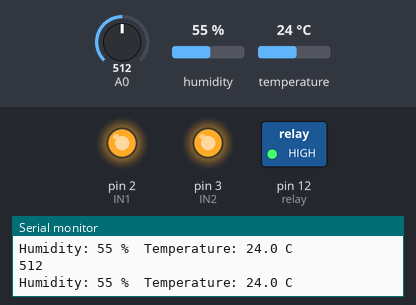
A sketch run on a simulated Arduino Uno, built with avr-gcc and run on an emulated ATmega328P. Shown: switched loads named in the sketch (green lamp = pin HIGH), output pins drawn as LEDs (lit = HIGH), the last lines printed to the serial monitor. The test bench sets the inputs (shaded band); at power-on: A0 = 512, temperature 24 °C, humidity 55 %.

Above: at 3.2 s.
3.3 s: A0 set to 690
5.2 s: A0 set to 714
At 6.5 s:
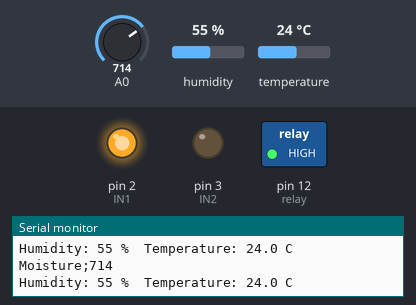
7.5 s: temperature set to 26.4 °C
9.2 s: temperature set to 27.7 °C
At 11.2 s:
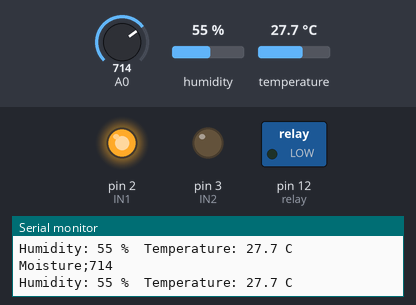
11.5 s: A0 set to 511
At 13.0 s:
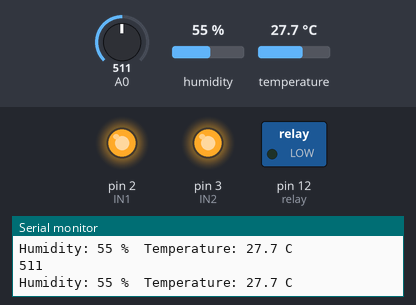
13.5 s: A0 set to 710
At 14.8 s:
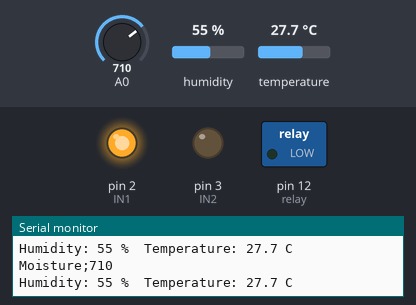
Timing chart, 0 to 16.5 s (numbered marks = the images above; inputs shaded):
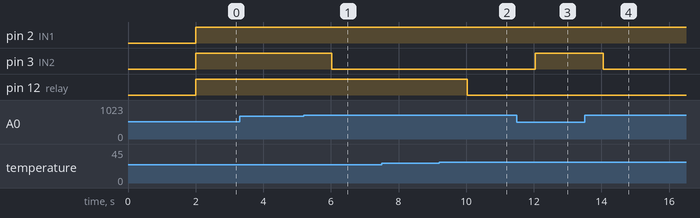

Measured:
- the behaviour switches between 700 and 701 on A0 (found by bisection; images 0 and 1)
- the behaviour switches between 27 and 27.1 °C on temperature (found by bisection; images 1 and 2)
- after the input at 5.2 s, pin 3 (IN2): HIGH → LOW after 0.82 s
- after the input at 9.2 s, pin 12 (relay): HIGH → LOW after 0.84 s
- after the input at 11.5 s, pin 3 (IN2): LOW → HIGH after 0.54 s
- after the input at 13.5 s, pin 3 (IN2): HIGH → LOW after 0.55 s

The sketch:

sketch_nov05d.ino
```cpp
#include<DHT.h>;
#define DHTPIN 9
#define DHTTYPE DHT22
DHT dht(DHTPIN, DHTTYPE);

float hum;    //습도변수
float temp;   //온도변수
int IN1 = 2;    //샤플로펌프
int IN2 = 3;    //샤플로펌프
int relay=12;
void setup() {
  pinMode(2, OUTPUT);
  pinMode(3,OUTPUT);
  pinMode(relay, OUTPUT);
  Serial.begin(9600);
  dht.begin();
  delay(2000);
}

void loop() {
  int moisture = analogRead(A0);    // 토양수분센서로 센서값 읽기
  hum = dht.readHumidity();   //습도읽기
  temp = dht.readTemperature();   //온도읽기

  if (moisture > 700) {   //건조할 때

    if(temp > 27){
      digitalWrite(IN1, HIGH);    //샤플로 펌프 동작
      digitalWrite(IN2, LOW);
      digitalWrite(relay, LOW);
      Serial.print("Moisture;");
      Serial.println(moisture);
      Serial.print("Humidity: ");
      Serial.print(hum,0);
      Serial.print(" %\t");
      Serial.print("Temperature: ");
      Serial.print(temp, 1);
      Serial.println(" C");
      delay(1000);
      }
    else{
      digitalWrite(IN1, HIGH);    //샤플로 펌프 동작
      digitalWrite(IN2, LOW);
      digitalWrite(relay, HIGH);    //쿨링팬 동작
      Serial.print("Moisture;");
      Serial.println(moisture);
      Serial.print("Humidity: ");
      Serial.print(hum,0);
      Serial.print(" %\t");
      Serial.print("Temperature: ");
      Serial.print(temp, 1);
      Serial.println(" C");
      delay(1000);
      }


    }
    else if(moisture <= 700){   //수분이 있을때
      if(temp > 27){
      digitalWrite(IN1,HIGH);
      digitalWrite(IN2, HIGH);
      digitalWrite(relay, LOW);    //쿨링팬 동작
      Serial.println(moisture);
      Serial.print("Humidity: ");
      Serial.print(hum,0);
      Serial.print(" %\t");
      Serial.print("Temperature: ");
      Serial.print(temp, 1);
      Serial.println(" C");
      delay(1000);
      }
      else{
      digitalWrite(IN1,HIGH);
      digitalWrite(IN2, HIGH);
      digitalWrite(relay, HIGH);    //쿨링팬 동작
      Serial.println(moisture);
      Serial.print("Humidity: ");
      Serial.print(hum,0);
      Serial.print(" %\t");
      Serial.print("Temperature: ");
      Serial.print(temp, 1);
      Serial.println(" C");
      delay(1000);
        }
      }

}
```
